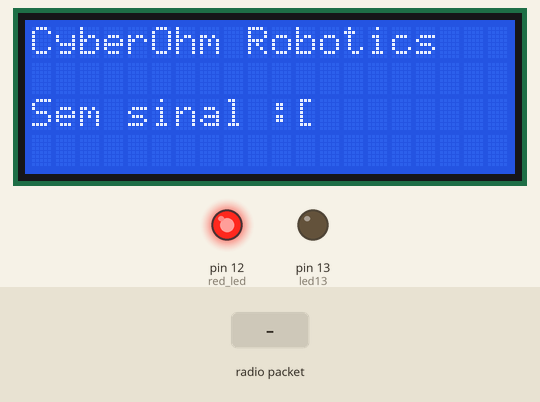
Recording of a sketch running on a simulated Arduino Uno, built with avr-gcc and run on an emulated ATmega328P. Shown: 20×4 character LCD, output pins drawn as LEDs (lit = HIGH). The test bench sets the inputs (shaded band). No radio packets arrive unless stated; what the sketch prints to the serial monitor is not drawn.

Above: at 1.7 s.
1.8 s: radio packet "1" arrives
At 5.3 s:
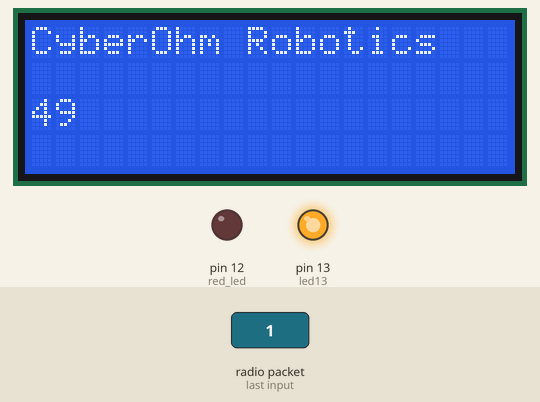
At 8.9 s:
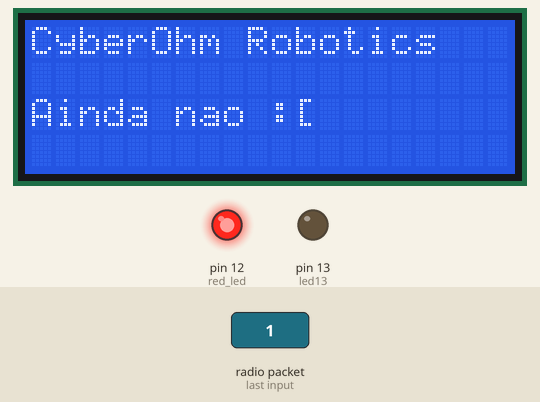
Timing chart, 0 to 10.4 s (numbered marks = the images above; inputs shaded):
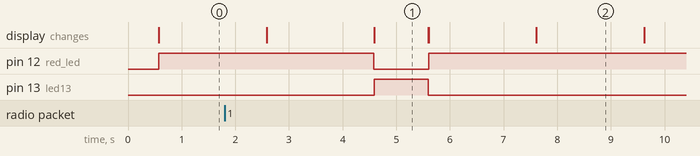

The sketch:

OPEN_CLP_04.ino
```cpp
#include <Arduino.h>

/*
   Projeto OPEN CLP CyberOhm v. 2.0
   Alexandre Aravecchia, Rui Viana et Laboratório de Garagem (labdegaragem.com.br)
  aravecchia@gmail.com
   abril de 2016
*/
// include the library code:
#include <LiquidCrystal.h>
#include <Wire.h>
// initialize the library with the numbers of the interface pins
LiquidCrystal lcd(2,3,4,5,6,7); // RS - E - DB4 - DB5 - DB6 - DB7

#include <VirtualWire.h>

int t = 1000;
int led13 = 13;
int red_led = 12;
int bps=5000;
int rf=8;

void setup()
{
  Serial.begin(9600);

  // set up the LCD's number of columns and rows and:
  lcd.begin(20, 4);
  // Print a message to the LCD.
  lcd.print("OpenCLP CyberOhm 2.0");
  lcd.blink();
  //  displayBlink(2, t / 2); // blink twice
  lcd.noBlink();
  delay(t / 2);
  lcd.clear();
  pinMode(led13, OUTPUT);
  pinMode(red_led, OUTPUT);


  vw_set_rx_pin(rf);
  vw_setup(5000); // Bits per sec
  vw_rx_start(); // Start the receiver PLL running
}


void displayBlink(int blinks, int duration)
{
  while (blinks--)
  {
    lcd.noDisplay();
    delay(duration);
    lcd.display();
    delay(duration);
  }
}

void loop()
{
  digitalWrite(led13, LOW);
  digitalWrite(red_led, LOW);

  uint8_t buf[1];
  uint8_t buflen = 1;

  lcd.setCursor(0, 0);
  lcd.print("CyberOhm Robotics");

  if (vw_get_message(buf, &buflen)) // Non-blocking
  {
    {
      digitalWrite(led13, HIGH);
      digitalWrite(red_led, LOW); // Flash a light to show received good message
      // Message with a good checksum received, dump it.
      lcd.clear();
      lcd.setCursor(0, 0);
      lcd.print("CyberOhm Robotics");

      for (int i = 0; i < buflen; i++)
      {
        lcd.setCursor(0, 2);
        lcd.print((buf[i]));
        Serial.println(buf[i]);
        //lcd.print(char(buf));// Esse é para receber o valor em si?
        delay(t);
      }
      lcd.clear();
      lcd.setCursor(0, 0);
      lcd.print("CyberOhm Robotics");

      digitalWrite(led13, LOW);
    }
  }
  else
  {
    lcd.clear();
    lcd.setCursor(0, 0);
    lcd.print("CyberOhm Robotics");
    digitalWrite(red_led, HIGH);
    lcd.setCursor(0, 2);
    lcd.print("Sem sinal :[");
    delay(2 * t);
    lcd.clear();
    lcd.setCursor(0, 0);
    lcd.print("CyberOhm Robotics");
    lcd.setCursor(0, 2);
    lcd.print("Ainda nao :[");
    delay(2 * t);
  }
}

/*
  lcd.setCursor(0, 1);
  lcd.print("Cursor blink");
  lcd.blink();
  lcd.noBlink();
  lcd.clear();
  lcd.noDisplay();
  lcd.display();
  displayBlink(2, t / 4); // blink twice
  displayBlink(2, t / 2); // and again for twice as long

  void displayBlink(int blinks, int duration)
  {
  while (blinks--)
  {
    lcd.noDisplay();
    delay(duration);
    lcd.display();
    delay(duration);
  }
  }
*/
```

Measured:
- after the input at 1.8 s, pin 12 (red_led): HIGH → LOW after 2.8 s, → HIGH 1.0 s later; pin 13 (led13): LOW → HIGH after 2.8 s, → LOW 1.0 s later; the display: first differs from a run without the input after 2.8 s (image 1)
- what the display in image 1 shows lasts 1.0 s, from 4.6 s to 5.6 s
